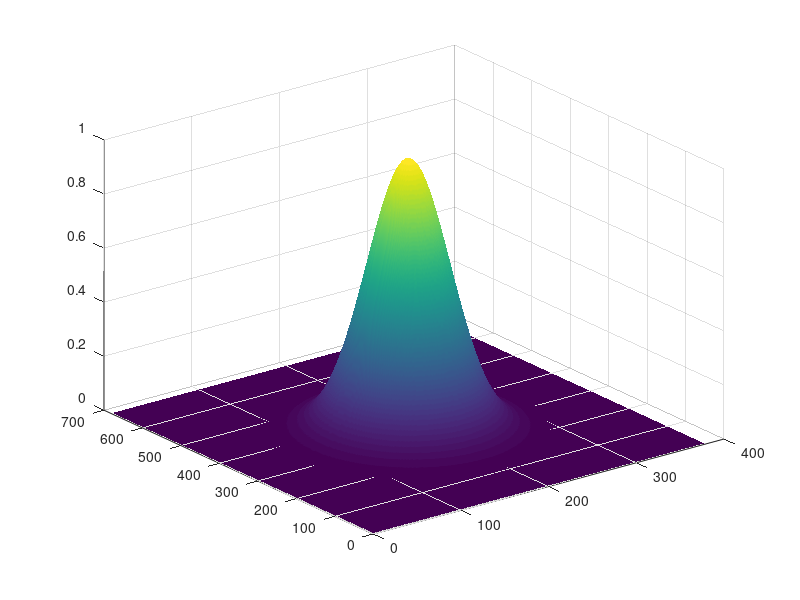

Source code (MATLAB): (Note: this script raises an error after producing the figure.)
                        %% Yann's first attempt at making a GS algorithm for an arbitrary image %%
clear all; close all; clc;    
tic;                                                           % use toc at the end to measure run time

                                            %% Creation of source beam %%
x = linspace(-10,10,379);                                      % linearly spaced vector for x dimension 
                                                               % (change last value if image dimensions are different)
y = linspace(-10,10,682);                                      % linearly spaced vector for y dimension 
                                                               % (change last value if image dimensions are different)
[X,Y] = meshgrid(x,y);                                         % uses the vectors x and y to generate a rectangular grid

% Use Gaussian beam or other beam? What defines a good light source?
x0 = 0;                                                        % center
y0 = 0;                                                        % center
sigma = 2;                                                     % beam waist
A = 1;                                                         % beam peak
res = ((X-x0).^2 + (Y-y0).^2)./(2*sigma^2);                     
input_intensity = A  * exp(-res);                              % Gaussian beam definitions
surf(input_intensity);                                         
shading interp;                                                

                          %% Reading in of image and initialisation of parameters %%
target = rgb2gray(imread('Obi_wan.png'));                      % Why rgb2gray? only grayscale?
target = double(target);                                       % reconversion for using fftshift
imshow('Obi_wan.png');
imshow(target);
A = fftshift(ifft2(fftshift(target)));                         % outside of GS loop
error = [];                                                    % creates an empty array for error
% iteration_count;                                             % can specify number if wished

                        %% Iterate with the GS algorithm (pseudo code from Wikipedia) %%
figure;
subplot(2,3,1);
imshow('Obi_wan.png');                                         % Shows OG image (in color)

for i = 1:200
    B = abs(input_intensity) .* exp(1i*angle(A));              % .* for element wise multiplication
    C = fftshift(fft2(fftshift(B)));                           
    D = abs(target) .* exp(1i*angle(C));                       
    A = fftshift(ifft2(fftshift(D)));                          
    error = [error; sum(sum(abs(abs(C) - abs(target))))]; 
    if i == 3                                                  % 3 iterations
        subplot(2,3,2);
        imshow(target);
        title('Obi-Wan original PNG');
        subplot(2,3,3);
        imagesc(abs(C));
        title('Reconstruction, 3 iterations');
    end
    if i == 6                                                 % 6 iterations
        subplot(2,3,4);
        imagesc(abs(C));
        title('Reconstruction, 6 iterations');
    end
    if i == 10                                                % 10 iterations
        subplot(2,3,5);
        imagesc(abs(C));
        title('Reconstruction, 10 iterations');
    end
    if i == 100                                               % 100 iterations
        subplot(2,3,6);
        imagesc(abs(C));
        title('Reconstruction, 100 iterations');
    end
end
                                   %% Print out error criterion evolution %%
figure;
i = 1:1:i;                                                     % creation of a regularly spaced vector using i as the increment
plot(i,(error'));
title('Error over 200 iterations');
    
toc;                                                           % ends the timer started by tic